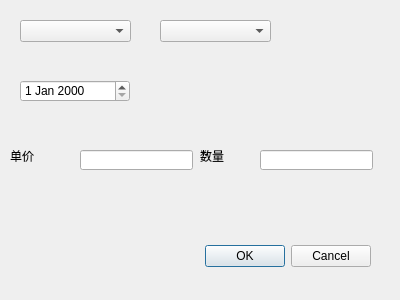
<?xml version="1.0" encoding="UTF-8"?>
<ui version="4.0">
 <class>AddBuyOrderDialog</class>
 <widget class="QDialog" name="AddBuyOrderDialog">
  <property name="geometry">
   <rect>
    <x>0</x>
    <y>0</y>
    <width>400</width>
    <height>300</height>
   </rect>
  </property>
  <property name="windowTitle">
   <string>添加购买</string>
  </property>
  <widget class="QDialogButtonBox" name="buttonBox">
   <property name="geometry">
    <rect>
     <x>30</x>
     <y>240</y>
     <width>341</width>
     <height>32</height>
    </rect>
   </property>
   <property name="orientation">
    <enum>Qt::Horizontal</enum>
   </property>
   <property name="standardButtons">
    <set>QDialogButtonBox::Cancel|QDialogButtonBox::Ok</set>
   </property>
  </widget>
  <widget class="QDateEdit" name="dateEdit">
   <property name="geometry">
    <rect>
     <x>20</x>
     <y>80</y>
     <width>110</width>
     <height>22</height>
    </rect>
   </property>
  </widget>
  <widget class="QComboBox" name="comboBoxUserID">
   <property name="geometry">
    <rect>
     <x>20</x>
     <y>20</y>
     <width>111</width>
     <height>22</height>
    </rect>
   </property>
  </widget>
  <widget class="QComboBox" name="comboBoxItemID">
   <property name="geometry">
    <rect>
     <x>160</x>
     <y>20</y>
     <width>111</width>
     <height>22</height>
    </rect>
   </property>
  </widget>
  <widget class="QLineEdit" name="lineEditNumber">
   <property name="geometry">
    <rect>
     <x>260</x>
     <y>150</y>
     <width>113</width>
     <height>20</height>
    </rect>
   </property>
  </widget>
  <widget class="QLineEdit" name="lineEditPrice">
   <property name="geometry">
    <rect>
     <x>80</x>
     <y>150</y>
     <width>113</width>
     <height>20</height>
    </rect>
   </property>
  </widget>
  <widget class="QLabel" name="labelPrice">
   <property name="geometry">
    <rect>
     <x>10</x>
     <y>150</y>
     <width>54</width>
     <height>12</height>
    </rect>
   </property>
   <property name="text">
    <string>单价</string>
   </property>
  </widget>
  <widget class="QLabel" name="labelNumber">
   <property name="geometry">
    <rect>
     <x>200</x>
     <y>150</y>
     <width>54</width>
     <height>12</height>
    </rect>
   </property>
   <property name="text">
    <string>数量</string>
   </property>
  </widget>
 </widget>
 <resources/>
 <connections>
  <connection>
   <sender>buttonBox</sender>
   <signal>accepted()</signal>
   <receiver>AddBuyOrderDialog</receiver>
   <slot>accept()</slot>
   <hints>
    <hint type="sourcelabel">
     <x>248</x>
     <y>254</y>
    </hint>
    <hint type="destinationlabel">
     <x>157</x>
     <y>274</y>
    </hint>
   </hints>
  </connection>
  <connection>
   <sender>buttonBox</sender>
   <signal>rejected()</signal>
   <receiver>AddBuyOrderDialog</receiver>
   <slot>reject()</slot>
   <hints>
    <hint type="sourcelabel">
     <x>316</x>
     <y>260</y>
    </hint>
    <hint type="destinationlabel">
     <x>286</x>
     <y>274</y>
    </hint>
   </hints>
  </connection>
 </connections>
</ui>
